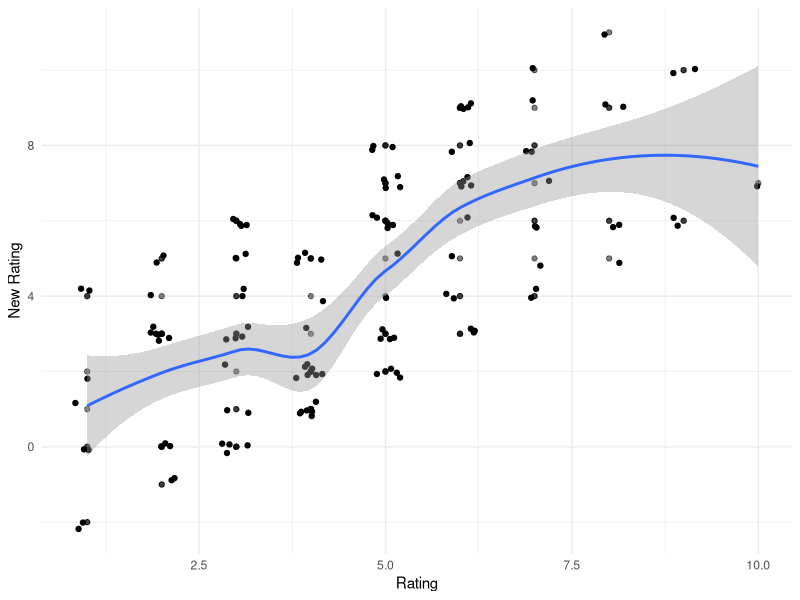
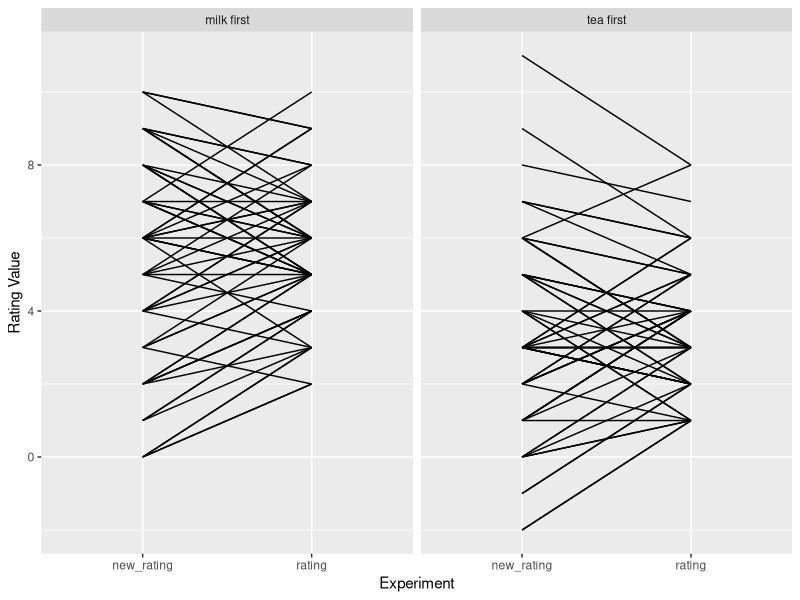

Write R code to recreate these figures, in order.
## ---- chunk 1
library(tidyverse)
library(ggplot2) # plotting

## ---- chunk 2
set.seed(123) # good practice to set a random seed, or else different runs get you different results
## ---- chunk 3
make_tea_data <- function(n_total = 48,
                          sigma = 1.25,
                          delta = 1.5) {
  n_half <- n_total / 2
  tibble(condition = c(rep("milk first", n_half), rep("tea first", n_half)),
         rating = c(round(
           rnorm(n_half, mean = 3.5 + delta, sd = sigma)
         ),
         round(rnorm(
           n_half, mean = 3.5, sd = sigma
         )))) |>
    mutate(rating = if_else(rating > 10, 10, rating),
           # truncate if greater than max/min of rating scale
           rating = if_else(rating < 1, 1, rating))
}
## ---- chunk 4
# YOUR CODE HERE
this_tea_data <- make_tea_data(n_total = 120, delta = 2, sigma = 2) 


## ---- chunk 5

# STARTER CODE
# Note: `rowwise()` is used to apply `mutate` to each row individually. 
# This ensures each participant has a unique `difference` value, simulating realistic individual variation.
tea_data_new_exp <- this_tea_data %>%
  rowwise() %>%
  mutate(difference = sample(-3:3, 1)) %>%
  mutate(new_rating = rating + difference)




## ---- chunk 6
# YOUR CODE HERE

ggplot(data = tea_data_new_exp, aes(x = rating, y = new_rating)) +
  geom_point(alpha = 0.5) +
  geom_jitter(width = 0.2, height = 0.2) +
  geom_smooth() +
  xlab("Rating") +
  ylab("New Rating") +
  theme_minimal()      
## ---- chunk 7

cor.test(x=tea_data_new_exp$rating, y=tea_data_new_exp$new_rating)
## ---- chunk 8
# YOUR DATA WRANGLING CODE HERE
tea_data_long <- tea_data_new_exp %>%
  pivot_longer(cols = c(rating, new_rating), 
               names_to = "experiment", 
               values_to = "rating_value")

tea_data_long <- tea_data_long %>%
  mutate(ID = rep(1:(n()/2), each = 2))

ggplot(data = tea_data_long, aes(x = experiment, y = rating_value, group = ID)) +
  geom_line() +
  facet_wrap(~condition) +
  xlab("Experiment") +
  ylab("Rating Value")
